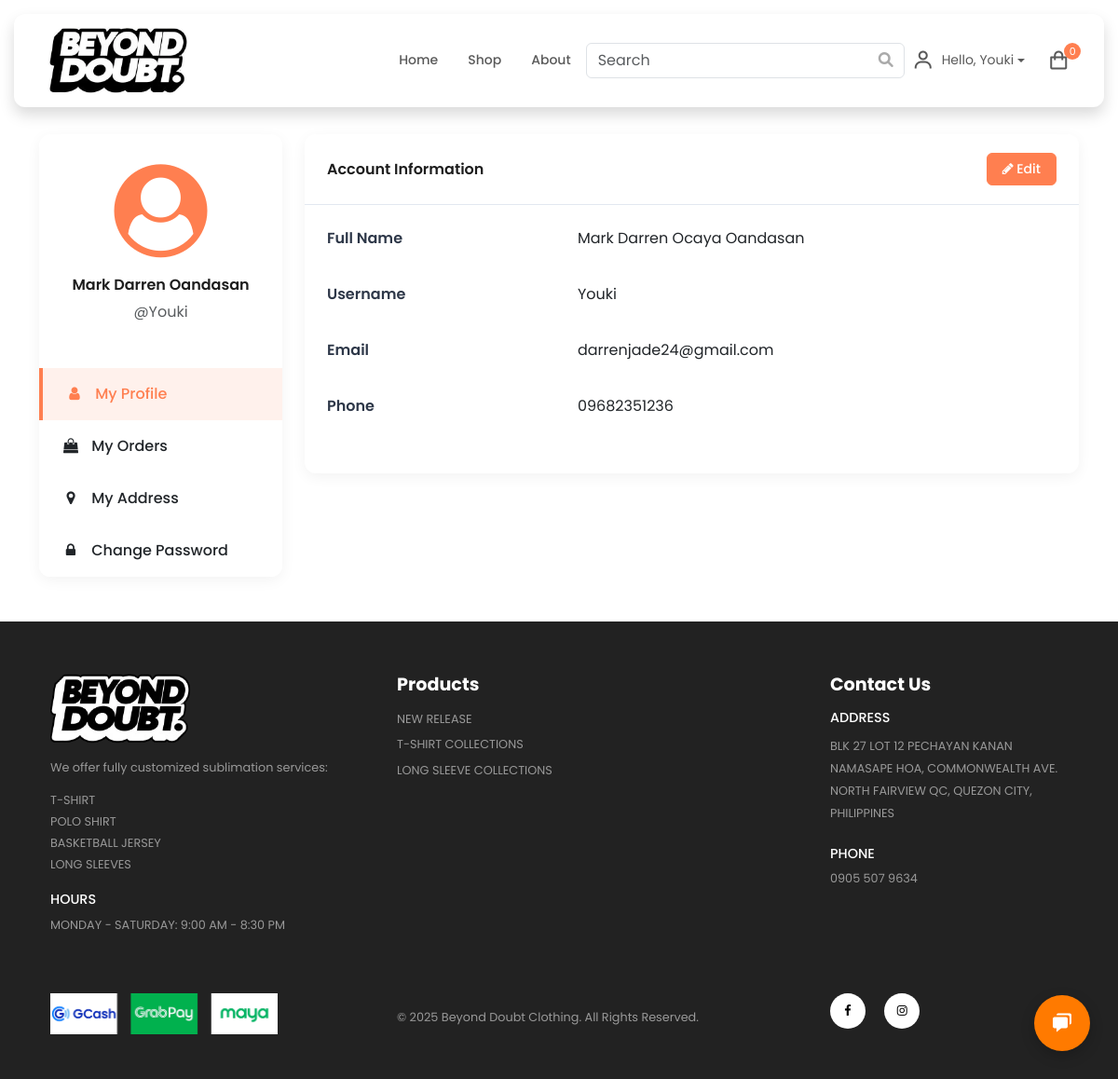
Page /shop/profile.php (signed in) on the committed database.
### tables this page shows
CREATE TABLE `users` (
  `id` int(11) NOT NULL,
  `firstname` varchar(50) NOT NULL,
  `middlename` varchar(50) DEFAULT NULL,
  `lastname` varchar(50) NOT NULL,
  `phone_number` varchar(20) DEFAULT NULL,
  `email` varchar(100) DEFAULT NULL,
  `username` varchar(100) NOT NULL,
  `full_address` text DEFAULT NULL,
  `latitude` decimal(10,8) DEFAULT NULL,
  `longitude` decimal(11,8) DEFAULT NULL,
  `zipcode` varchar(10) DEFAULT NULL,
  `password` varchar(255) NOT NULL,
  `role_as` tinyint(4) NOT NULL DEFAULT 0,
  `created_at` timestamp NOT NULL DEFAULT current_timestamp(),
  `alt_full_address` varchar(255) DEFAULT NULL,
  `alt_zipcode` varchar(20) DEFAULT NULL,
  `alt_latitude` decimal(10,8) DEFAULT NULL,
  `alt_longitude` decimal(11,8) DEFAULT NULL,
  `email_verified` tinyint(1) NOT NULL DEFAULT 0
);

### shop/profile.php (the view, shortened to what this page needs)
<?php
require_once '../admin/config/dbcon.php';
$user_id = $_SESSION['auth_user']['user_id'];
$query = "SELECT * FROM users WHERE id = ?";
$stmt = $conn->prepare($query);
$stmt->bind_param("i", $user_id);
$stmt->execute();
$result = $stmt->get_result();
$user = $result->fetch_assoc();
?>
<!DOCTYPE html>
<html lang="en">
<head>
    <link href="https://cdn.jsdelivr.net/npm/bootstrap@5.3.3/dist/css/bootstrap.min.css" rel="stylesheet">
    <link rel="stylesheet" href="https://cdn.jsdelivr.net/npm/swiper@11/swiper-bundle.min.css"/>
    <link href="https://cdnjs.cloudflare.com/ajax/libs/font-awesome/6.0.0-beta3/css/all.min.css" rel="stylesheet">
    <link rel="stylesheet"href="https://cdn.jsdelivr.net/npm/boxicons@latest/css/boxicons.min.css">
    <link rel="stylesheet" href="https://cdnjs.cloudflare.com/ajax/libs/font-awesome/4.7.0/css/font-awesome.min.css">
    <link rel="stylesheet" href="https://unpkg.com/leaflet@1.9.4/dist/leaflet.css" />
    <link rel="stylesheet" href="https://unpkg.com/leaflet-control-geocoder/dist/Control.Geocoder.css" />
    <link rel="stylesheet" href="css/important.css">
    <link rel="stylesheet" href="css/headerfooter.css">
    <link rel="stylesheet" href="css/shopcart.css">
    <link rel="stylesheet" href="css/assistant.css">
    <link rel="stylesheet" href="css/profile.css">
</head>
<body>
    <?php include 'includes/header.php'; ?>
    <?php include 'includes/assistant.php'; ?>
    <div class="container pt-5">
        <div class="row pt-5 mt-5">
            <div class="col-md-3">
                <div class="card profile-sidebar mb-4">
                    <div class="card-body text-center">
                        <div class="profile-icon mb-3">
                            <i class="fa fa-user-circle fa-5x"></i>
                        </div>
                        <h5><?php echo htmlspecialchars($user['firstname']) . ' ' . htmlspecialchars($user['lastname']); ?></h5>
                        <p class="text-muted">@<?php echo htmlspecialchars($user['username']); ?></p>
                    </div>
                    <ul class="list-group list-group-flush">
                        <li class="list-group-item active" id="nav-profile">
                            <i class="fa fa-user me-2"></i> My Profile
                        </li>
                        <li class="list-group-item" id="nav-orders">
                            <i class="fa fa-shopping-bag me-2"></i> My Orders
                        </li>
                        <li class="list-group-item" id="nav-address">
                            <i class="fa fa-map-marker me-2"></i> My Address
                        </li>
                        <li class="list-group-item" id="nav-password">
                            <i class="fa fa-lock me-2"></i> Change Password
                        </li>
                    </ul>
                </div>
            </div>
            <div class="col-md-9">
                <div id="profile-section" class="card mb-4">
                    <div class="card-header d-flex justify-content-between align-items-center">
                        <h5 class="mb-0">Account Information</h5>
                        <button class="btn btn-sm btn-primary" id="edit-profile-btn">
                            <i class="fa fa-pencil"></i> Edit
                        </button>
                    </div>
                    <div class="card-body">
                        <div id="profile-view">
                            <div class="row mb-3">
                                <div class="col-md-4 fw-bold">Full Name</div>
                                <div class="col-md-8"><?php echo htmlspecialchars($user['firstname']) . ' ' . htmlspecialchars($user['middlename'] ? $user['middlename'] . ' ' : '') . htmlspecialchars($user['lastname']); ?></div>
                            </div>
                            <div class="row mb-3">
                                <div class="col-md-4 fw-bold">Username</div>
                                <div class="col-md-8"><?php echo htmlspecialchars($user['username']); ?></div>
                            </div>
                            <div class="row mb-3">
                                <div class="col-md-4 fw-bold">Email</div>
                                <div class="col-md-8"><?php echo htmlspecialchars($user['email']); ?></div>
                            </div>
                            <div class="row mb-3">
                                <div class="col-md-4 fw-bold">Phone</div>
                                <div class="col-md-8"><?php echo htmlspecialchars($user['phone_number']); ?></div>
                            </div>
                        </div>
                    </div>
                </div>
            </div>
        </div>
    </div>
<?php include 'includes/footer.php'; ?>
</body>
</html>

### shop/css/important.css (style rules this page uses)
* { margin: 0; padding: 0; box-sizing: border-box; list-style: none; text-decoration: none; }
body { font-family: 'Poppins', sans-serif; -ms-overflow-style: none; scrollbar-width: none; }
h5 { font-size: clamp(0.9rem, 1.5vw, 1rem); font-weight: 600; color: #1d1d1d; }

### shop/css/profile.css (style rules this page uses)
:root { --coral: #FF7F50; --coral-dark: #FF6347; --coral-light: #FFAA8C; --coral-very-light: #FFF1EC; --dark-text: #2D3748; --light-text: #4A5568; --border-color: #E2E8F0; --success: #48BB78; --warning: #ECC94B; --danger: #F56565; }
.card { border: none; border-radius: 12px; box-shadow: 0 4px 15px rgba(0, 0, 0, 0.05); margin-bottom: 1.5rem; overflow: hidden; }
.card-header { background-color: white; border-bottom: 1px solid var(--border-color); padding: 1.25rem 1.5rem; }
.card-body { padding: 1.5rem; }
.profile-sidebar { border-radius: 12px; }
.profile-icon { color: var(--coral); font-size: 1.25rem; margin-bottom: 1rem; }
.profile-sidebar .card-body { padding: 2rem 1.5rem; }
.list-group-item { border: none; border-left: 4px solid transparent; padding: 1rem 1.5rem; font-weight: 500; cursor: pointer; transition: all 0.2s ease; }
.list-group-item.active { background-color: var(--coral-very-light); color: var(--coral); border-left: 4px solid var(--coral); }
.list-group-item i { margin-right: 0.75rem; width: 20px; text-align: center; }
.btn-primary { background-color: var(--coral); border-color: var(--coral); font-weight: 500; padding: 0.5rem 1.25rem; border-radius: 6px; transition: all 0.2s ease; }
.btn-sm { font-size: 0.875rem; padding: 0.375rem 1rem; }
.fw-bold { font-weight: 600 !important; color: var(--dark-text); }
.row > [class^="col-"] { margin-bottom: 1rem; }
.mb-4 { margin-bottom: 2rem !important; }
.mb-3 { margin-bottom: 1.25rem !important; }

### rows in the picture
users: firstname "Mark Darren", lastname "Oandasan", username "Youki", middlename "Ocaya", email "darrenjade24@gmail.com", phone_number "09682351236"

### other values in the picture
$username "Youki"
